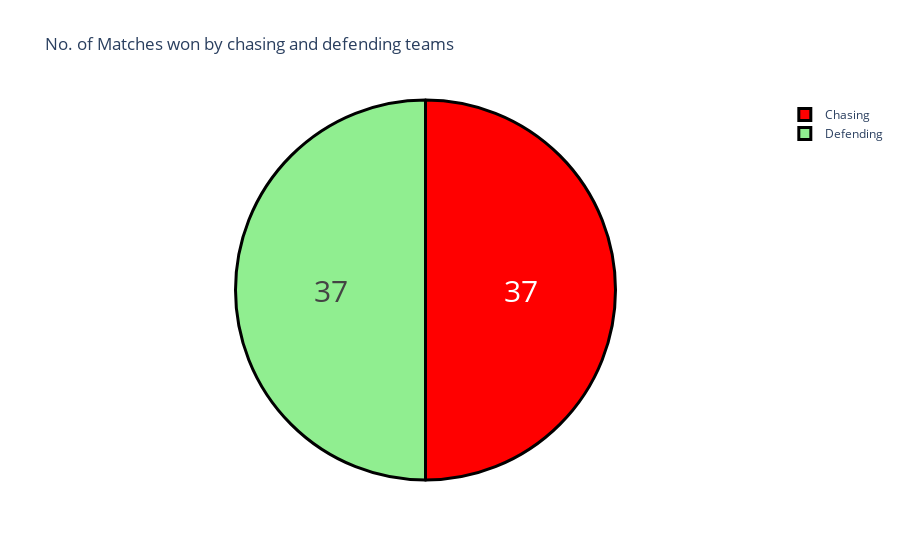

The notebook cell this image was saved under:
### Code cell
label = won_by.index
counts = won_by.values
colors = ["red","lightgreen"]
fig1 = go.Figure( data = [go.Pie(labels = label, values = counts)])
fig1.update_layout(title_text = "No. of Matches won by chasing and defending teams")
fig1.update_traces(hoverinfo = 'label+percent', textinfo = 'value', textfont_size=30,
                   marker = dict(colors = colors, line = dict( color = 'black' , width = 3)))
fig1.show()

### Figure 1 — Plotly figure (JSON) as saved in the notebook; plotly's stock layout.template omitted (floating-point values rounded to 4 significant figures)
{"data": [{"hoverinfo": "label+percent", "labels": ["Chasing", "Defending"], "marker": {"colors": ["red", "lightgreen"], "line": {"color": "black", "width": 3}}, "textfont": {"size": 30}, "textinfo": "value", "type": "pie", "values": [37, 37]}], "layout": {"autosize": true, "title": {"text": "No. of Matches won by chasing and defending teams"}}}
